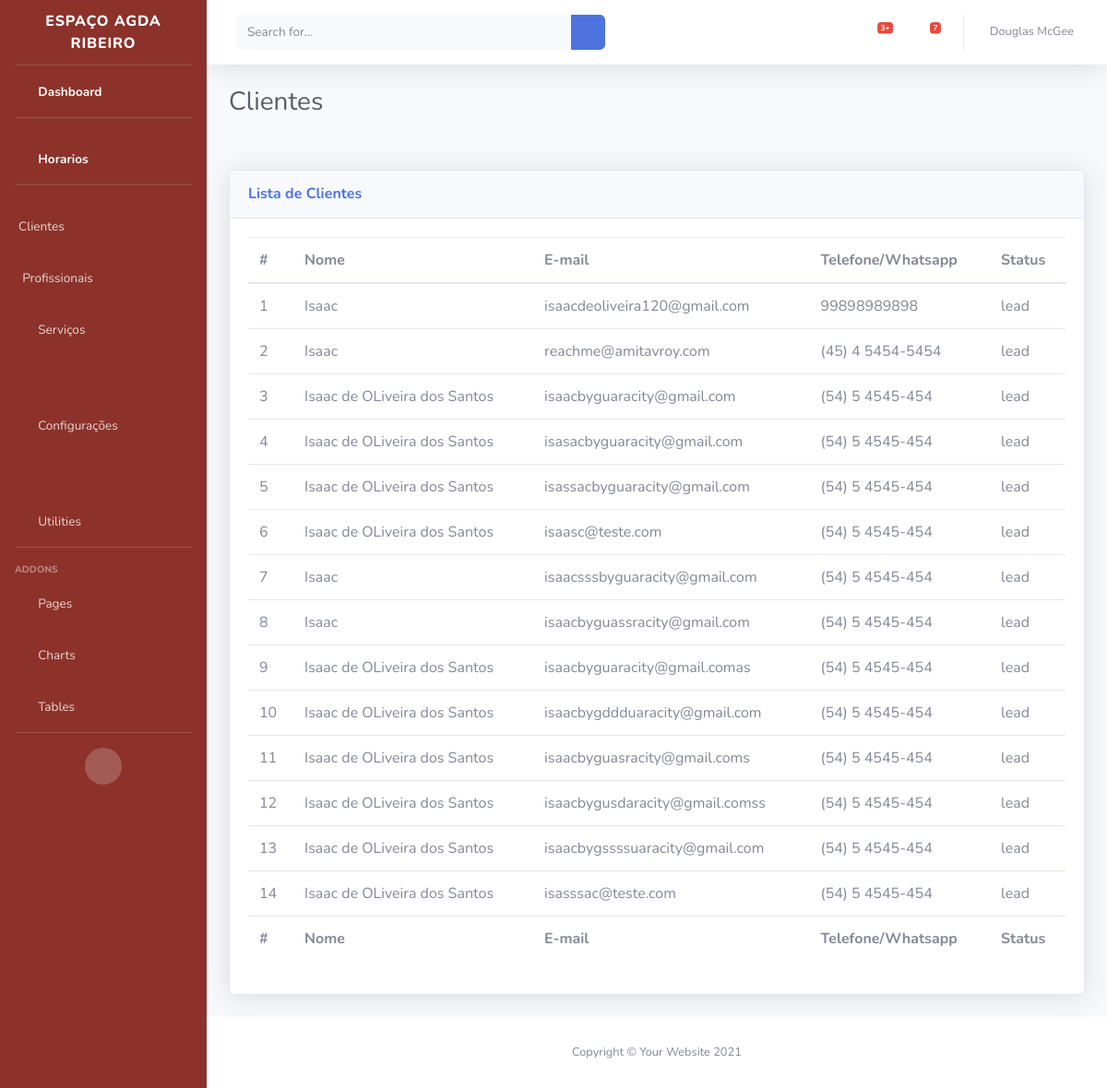
Page /usuarios/clientes on the earlier database version.
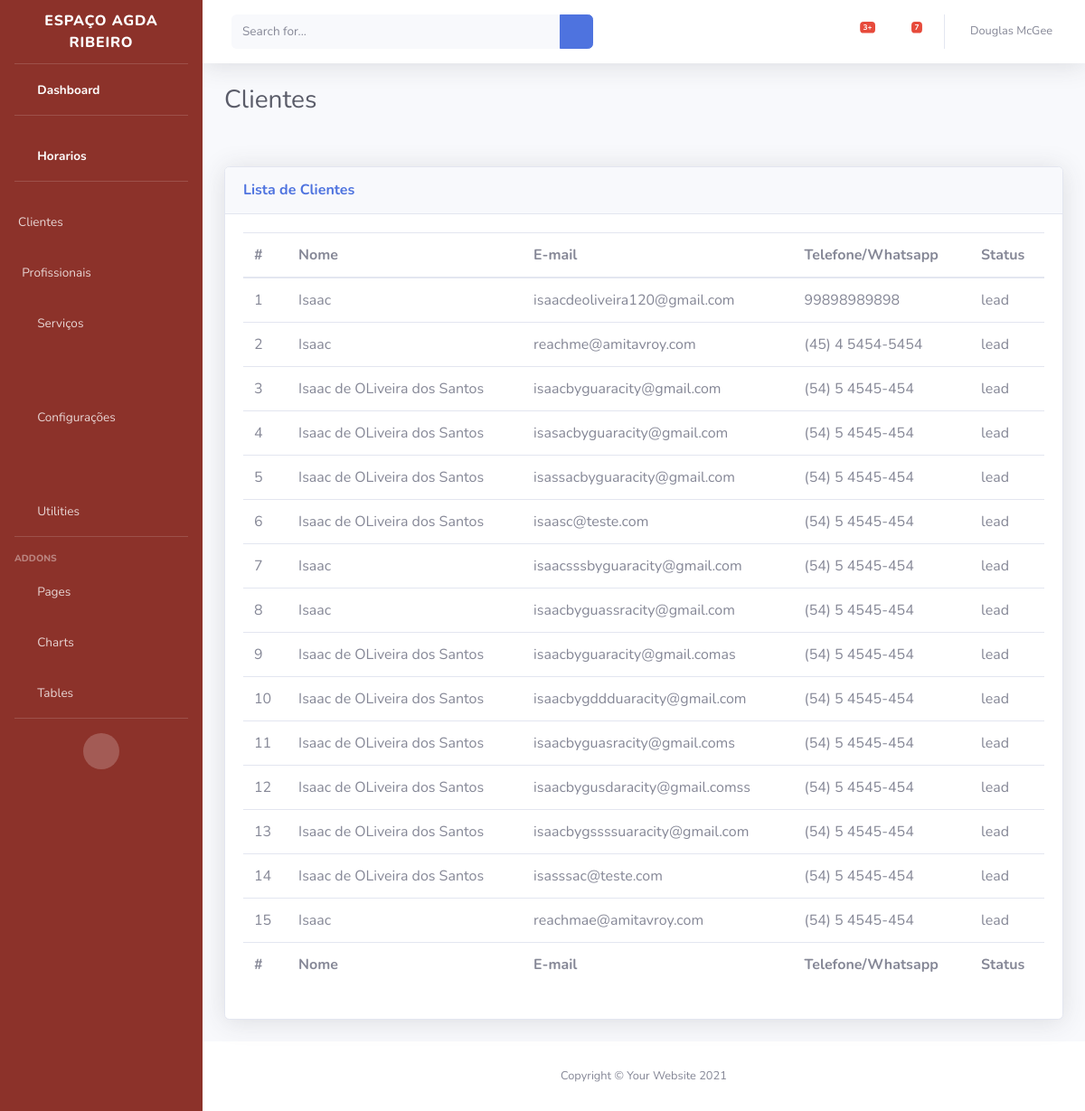
Same page on the later database version.
### usuarios/models/clientes.py (models this page shows, shortened)
class Clientes(Pessoa):
    status = models.CharField(
                    max_length=10,
                    choices=STATUS_CLIENTE,
                    default="lead"
    )

### usuarios/views.py (the view)
# urls.py: path("clientes",clientes, name="clientes"),
def clientes(request):
    clientes = Clientes.objects.all()
    return render(
                request,
                "admin/clientes.html",
                {
                    "clientes":clientes
                }
                )

### templates/admin/clientes.html
{% extends  "admin/base.html" %}
{% load static %}
{% block content %}
<h1 class="h3 mb-2 text-gray-800">Clientes</h1>
                    <br>
                    <br>
                    <div class="card shadow mb-4">
                        <div class="card-header py-3">
                            <h6 class="m-0 font-weight-bold text-primary">Lista de Clientes</h6>
                        </div>
                        <div class="card-body">
                            <div class="table-responsive">
                                <table class="table table-hover">
                                    <thead>
                                        <tr>
                                            <th>#</th>
                                            <th>Nome</th>
                                            <th>E-mail</th>
                                            <th>Telefone/Whatsapp</th>
                                            <th>Status</th>
                                        </tr>
                                    </thead>
                                    <tfoot>
                                        <tr>
                                            <th>#</th>
                                            <th>Nome</th>
                                            <th>E-mail</th>
                                            <th>Telefone/Whatsapp</th>
                                            <th>Status</th>
                                        </tr>
                                    </tfoot>
                                    <tbody>
                                        {% for cliente in clientes %}
                                        <tr>
                                            <td>{{cliente.id}}</td>
                                            <td>{{cliente.nome}}</td>
                                            <td>{{cliente.email}}</td>
                                            <td>{{cliente.telefone}}</td>
                                            <td>{{cliente.status}}</td>
                                        </tr>
                                        {% endfor %}
                                    </tbody>
                                </table>
                            </div>
                        </div>
                    </div>
{% endblock %}

Differences in the rows shown:
added Clientes: id "15", nome "Isaac", email "reachmae@amitavroy.com", telefone "(54) 5 4545-454", status "lead"
